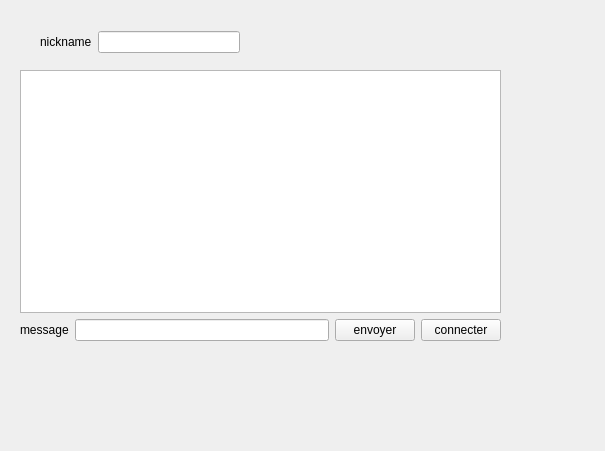
<?xml version="1.0" encoding="UTF-8"?>
<ui version="4.0">
 <class>Widget</class>
 <widget class="QWidget" name="Widget">
  <property name="geometry">
   <rect>
    <x>0</x>
    <y>0</y>
    <width>605</width>
    <height>451</height>
   </rect>
  </property>
  <property name="windowTitle">
   <string>Widget</string>
  </property>
  <widget class="QWidget" name="">
   <property name="geometry">
    <rect>
     <x>40</x>
     <y>30</y>
     <width>200</width>
     <height>24</height>
    </rect>
   </property>
   <layout class="QHBoxLayout" name="horizontalLayout">
    <item>
     <widget class="QLabel" name="label_2">
      <property name="text">
       <string>nickname</string>
      </property>
     </widget>
    </item>
    <item>
     <widget class="QLineEdit" name="nickname"/>
    </item>
   </layout>
  </widget>
  <widget class="QWidget" name="">
   <property name="geometry">
    <rect>
     <x>20</x>
     <y>70</y>
     <width>481</width>
     <height>271</height>
    </rect>
   </property>
   <layout class="QVBoxLayout" name="verticalLayout">
    <item>
     <widget class="QTextEdit" name="textEdit"/>
    </item>
    <item>
     <layout class="QHBoxLayout" name="horizontalLayout_2">
      <item>
       <widget class="QLabel" name="label">
        <property name="text">
         <string>message</string>
        </property>
       </widget>
      </item>
      <item>
       <widget class="QLineEdit" name="message"/>
      </item>
      <item>
       <widget class="QPushButton" name="send">
        <property name="text">
         <string>envoyer</string>
        </property>
       </widget>
      </item>
      <item>
       <widget class="QPushButton" name="bind">
        <property name="text">
         <string>connecter</string>
        </property>
       </widget>
      </item>
     </layout>
    </item>
   </layout>
  </widget>
 </widget>
 <resources/>
 <connections/>
</ui>
